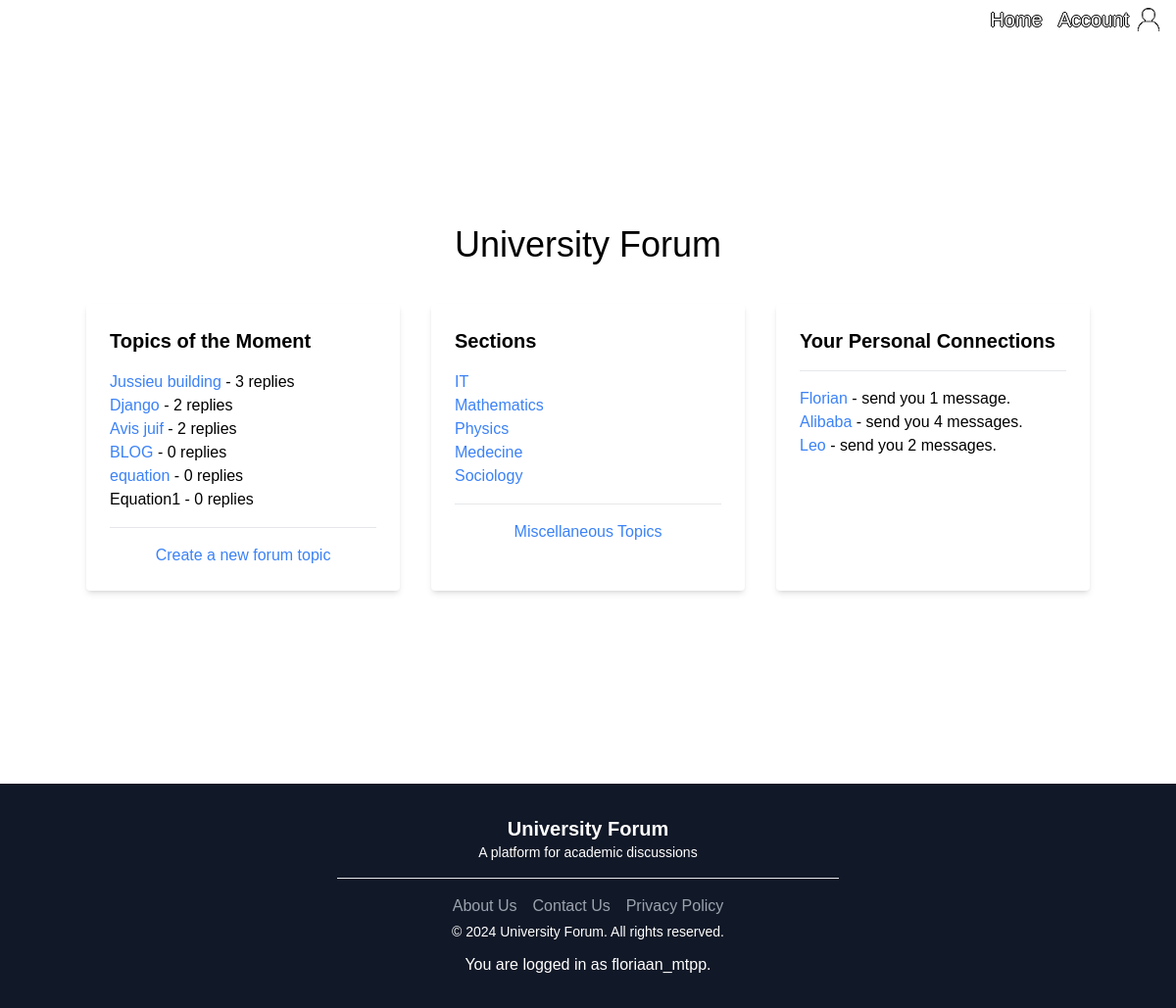
The page /home/ (signed in) on the database its author committed.
### forum/models.py (models this page shows, shortened)
class Topic(models.Model):
    IT= 'IT section'
    MATH = 'MATH section'
    PHYS = 'PHYS section'
    MEDICINE = 'Medicine section'
    SOCIOLOGY = 'Sociology section'
    DIVER = 'miscellaneous Topics'
    SECTION_CHOICES = [
        (IT, 'IT section'),
        (MATH, 'MATH section'),
        (PHYS, 'PHYS section'),
        (MEDICINE, 'Medicine section'),
        (SOCIOLOGY, 'Sociology section'),
        (DIVER, 'miscellaneous Topics'),
    ]
    section = models.CharField(max_length=30, choices=SECTION_CHOICES, verbose_name='Section', default='None')
    title = models.CharField(max_length=255)
    description = models.TextField()
    created_at = models.DateTimeField(auto_now_add=True)
    author = models.ForeignKey(settings.AUTH_USER_MODEL, on_delete=models.CASCADE)
    slug = models.SlugField(max_length=255, unique=True)

### authentication/models.py (models this page shows)
class User(AbstractUser):
    PROFESSOR = 'professor'
    STUDENT = 'student'
    IT = 'IT license'
    MATH = 'MATH license'
    PHYS = 'PHYS license'
    Medecine = 'Medecine'
    Sociology = 'Sociology license'
    ROLE_CHOICES = [
        (PROFESSOR, 'Professor'),
        (STUDENT, 'Student'),
    ]
    STUDIES_CHOICES = [
        (IT, 'IT license'),
        (MATH, 'MATH license'),
        (PHYS, 'PHYS license'),
        (Medecine, 'Medecine'),
        (Sociology, 'Sociology license'),
    ]
    profile_picture = models.ImageField(verbose_name='profile_picture', blank=True, null=True)
    role = models.CharField(max_length=30, choices=ROLE_CHOICES, verbose_name='Rôle')
    studies = models.CharField(max_length=30, choices=STUDIES_CHOICES, verbose_name='Studies', default='')

### forum/views.py (the view)
# urls.py: path('home/', forum.views.home, name='home'),
@login_required
def home(request):
    topics = Topic.objects.annotate(reply_count=Count('replies')).order_by('-reply_count')
    return render(request, 'forum/home.html', {'topics': topics})

### forum/templates/forum/home.html
{% extends 'base.html' %}
{% load static %}
{% load tailwind_tags %}
{% block content %}
<main class="container mx-auto flex align-center flex-col h-full justify-center">
    <h1 id="UF" class="text-4xl text-center my-8 mb-10">University Forum</h1>
    <div class="grid grid-cols-1 md:grid-cols-2 lg:grid-cols-3 gap-8">
        <div class="bg-white shadow-md rounded p-6">
            <h3 class="text-xl font-semibold mb-4">Topics of the Moment</h3>
            <ol>
                {% for topic in topics %}
                <li>{% if forloop.counter <= 5 %}<a href="/topic/{{ topic.slug }}/" class="text-blue-500 hover:underline">{{ topic.title }}</a>{% else %}{{ topic.title }}{% endif %} - {{ topic.reply_count }} replies</li>
                {% endfor %}
            </ol>
            <hr class="my-4">
            <div class="text-center">
                <a href="{% url 'create-ftopic' %}" class="text-blue-500 hover:underline">Create a new forum topic</a>
            </div>
        </div>
        <div class="bg-white shadow-md rounded p-6">
            <h3 class="text-xl font-semibold mb-4">Sections</h3>
            <ul>
                <li><a href="{% url 'IT-section' %}" class="text-blue-500 hover:underline">IT</a></li>
                <li><a href="{% url 'MATH-section' %}" class="text-blue-500 hover:underline">Mathematics</a></li>
                <li><a href="{% url 'PHYS-section' %}" class="text-blue-500 hover:underline">Physics</a></li>
                <li><a href="{% url 'MEDECINE-section' %}" class="text-blue-500 hover:underline">Medecine</a></li>
                <li><a href="{% url 'SOCIOLOGY-section' %}" class="text-blue-500 hover:underline">Sociology</a></li>
            </ul>
            <hr class="my-4">
            <div class="text-center">
                <a href="{% url 'miscellaneous-topics' %}" class="text-blue-500 hover:underline">Miscellaneous Topics</a>
            </div>
        </div>
        <div class="bg-white shadow-md rounded p-6">
            <h3 class="text-xl font-semibold mb-4">Your Personal Connections</h3>
            <hr class="my-4">
            <ul>
                <li><a href="#" class="text-blue-500 hover:underline">Florian</a> - send you 1 message.</li>
                <li><a href="#" class="text-blue-500 hover:underline">Alibaba</a> - send you 4 messages.</li>
                <li><a href="#" class="text-blue-500 hover:underline">Leo</a> - send you 2 messages.</li>
            </ul>
        </div>
    </div>
</main>
{% endblock %}

### templates/base.html (shortened to what this page needs)
{% load static %}
{% load tailwind_tags %}
<html>
<head>
    <link rel="stylesheet" type="text/css" href="{% static 'css/style.css' %}?{% now 'U' %}">
    {% tailwind_css %}
</head>
<body>
    <nav class="navbar bg-transparent flex flex-row items-center absolute w-full z-10">
        <div class="nav-logo flex-grow">
            <a href="#" target="_blank"><box-icon name='chat' class="h-10 w-10"></box-icon></a>
        </div>
        <div class="nav-ul-right flex flex-row w-50 mr-4">
            <ul class="h-ful">
                <li>
                    <a href="{% url 'home' %}"
                        class="text-white hover:text-gray-900 mr-4 text-xl text-shadow-black">Home</a>
                </li>
            </ul>
            <ul class="account h-full">
                <li class="account">
                    <a href="{% url 'account' %}"
                        class="flex items-center text-white text-xl hover:text-gray-30 text-shadow-black hover:text-gray-900">
                        Account
                        <img src="{% static 'assets/account_icon.png' %}?{% now 'U' %}" alt="account-icon"
                            class="h-6 w-6 ml-2">
                    </a>
                </li>
            </ul>
        </div>
    </nav>
    <main>
        <div class="content-div">
            {% block content %}{% endblock content %}
        </div>
    </main>
    <footer class="bg-gray-900 text-white py-8">
        <div class="container mx-auto flex flex-col items-center justify-center">
            <div class="flex flex-col md:flex-row items-center justify-between mb-4">
                <div class="mb-4 md:mb-0">
                    <h3 class="text-xl font-semibold text-center">University Forum</h3>
                    <p class="text-sm">A platform for academic discussions</p>
                </div>
            </div>
            <hr class="bg-white w-1/2 mb-4">
            <div class="flex items-center">
                <a href="#" class="text-gray-400 hover:text-gray-200 mr-4">
                    About Us
                </a>
                <a href="#" class="text-gray-400 hover:text-gray-200 mr-4">
                    Contact Us
                </a>
                <a href="#" class="text-gray-400 hover:text-gray-200">
                    Privacy Policy
                </a>
            </div>
            <div>
                <p class="text-sm m-1">&copy; 2024 University Forum. All rights reserved.</p>
                <p class="text-center mt-3">You are logged in as {{ user }}.</p>
            </div>
        </div>
    </footer>
</body>
</html>

### static/css/style.css (style rules this page uses)
:root { --primary-color: #403e3f; --secondary-color: #0b7a1a; --text-color: whitesmoke; }
* { font-family: Arial, Helvetica, sans-serif; }
body { margin: 0; padding: 0; background-size: cover; }
.text-shadow-black { text-shadow: -1px 0 black, 0 1px black, 1px 0 black, 0 -1px black; }

### rows shown on the page
Topic: title "Jussieu building", reply_count "3"
Topic: title "Django", reply_count "2"
Topic: title "Avis juif", reply_count "2"
Topic: title "BLOG", reply_count "0"
Topic: title "equation", reply_count "0"
Topic: title "Equation1", reply_count "0"
User: username "floriaan_mtpp"
